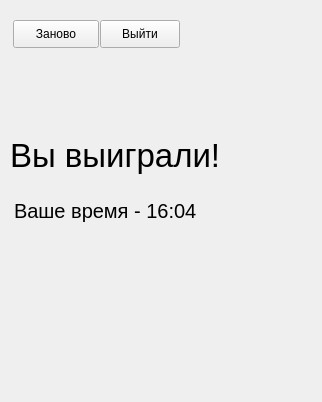
<?xml version="1.0" encoding="UTF-8"?>
<ui version="4.0">
 <class>GameWinnerWidget</class>
 <widget class="QWidget" name="GameWinnerWidget">
  <property name="geometry">
   <rect>
    <x>0</x>
    <y>0</y>
    <width>322</width>
    <height>402</height>
   </rect>
  </property>
  <property name="windowTitle">
   <string>Form</string>
  </property>
  <widget class="QWidget" name="GameWinnerCentralWidget" native="true">
   <property name="geometry">
    <rect>
     <x>0</x>
     <y>0</y>
     <width>322</width>
     <height>402</height>
    </rect>
   </property>
   <widget class="QPushButton" name="newGameBtn">
    <property name="geometry">
     <rect>
      <x>13</x>
      <y>20</y>
      <width>86</width>
      <height>28</height>
     </rect>
    </property>
    <property name="cursor">
     <cursorShape>PointingHandCursor</cursorShape>
    </property>
    <property name="text">
     <string>Заново</string>
    </property>
    <property name="autoRepeatInterval">
     <number>100</number>
    </property>
   </widget>
   <widget class="QPushButton" name="exitGameBtn">
    <property name="geometry">
     <rect>
      <x>100</x>
      <y>20</y>
      <width>80</width>
      <height>28</height>
     </rect>
    </property>
    <property name="cursor">
     <cursorShape>PointingHandCursor</cursorShape>
    </property>
    <property name="text">
     <string>Выйти</string>
    </property>
   </widget>
   <widget class="QLabel" name="title">
    <property name="geometry">
     <rect>
      <x>10</x>
      <y>120</y>
      <width>291</width>
      <height>71</height>
     </rect>
    </property>
    <property name="font">
     <font>
      <family>Arial</family>
      <pointsize>25</pointsize>
     </font>
    </property>
    <property name="text">
     <string>Вы выиграли!</string>
    </property>
   </widget>
   <widget class="QLabel" name="time">
    <property name="geometry">
     <rect>
      <x>14</x>
      <y>180</y>
      <width>271</width>
      <height>61</height>
     </rect>
    </property>
    <property name="font">
     <font>
      <pointsize>15</pointsize>
     </font>
    </property>
    <property name="text">
     <string>Ваше время - 16:04</string>
    </property>
   </widget>
  </widget>
 </widget>
 <resources/>
 <connections/>
</ui>
